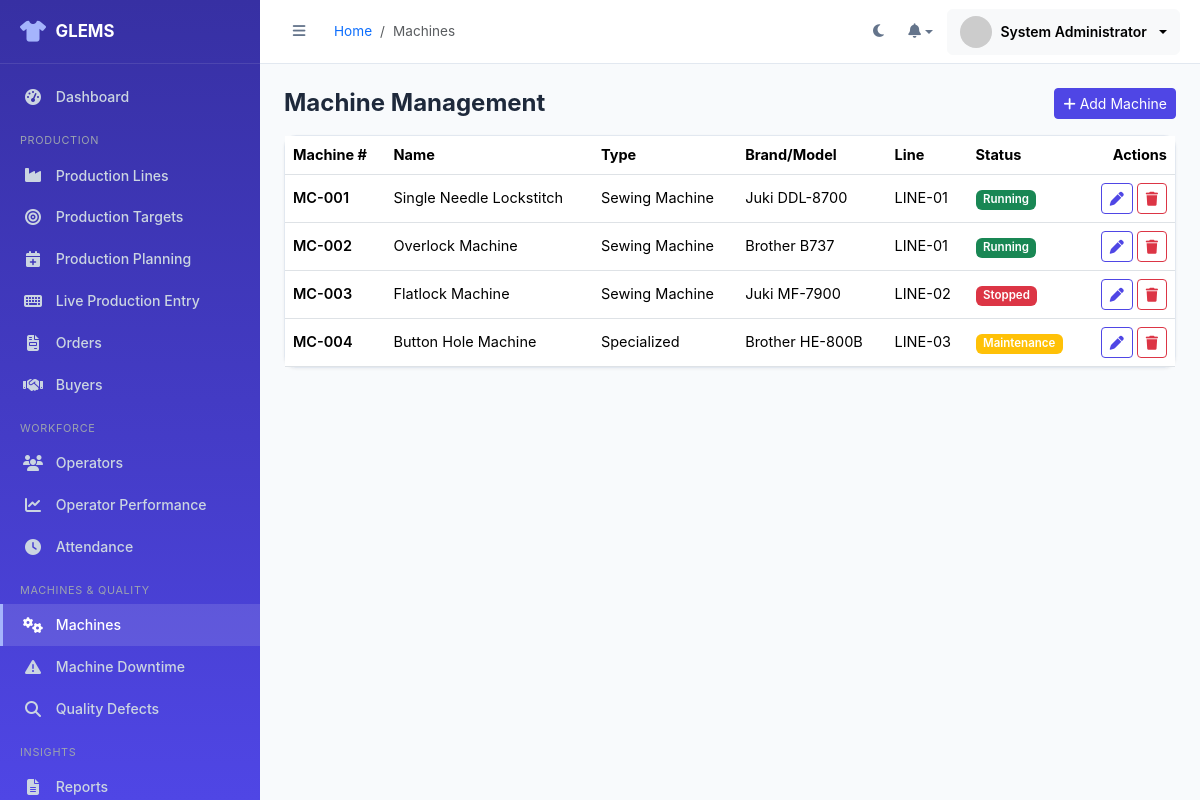
Screenshot of /admin/machines.php (signed in) with the database file from the repository.
### tables this page shows
CREATE TABLE machines (
    machine_id INT AUTO_INCREMENT PRIMARY KEY,
    machine_number VARCHAR(20) NOT NULL UNIQUE,
    machine_name VARCHAR(100) DEFAULT NULL,
    machine_type VARCHAR(50) DEFAULT NULL,
    brand VARCHAR(50) DEFAULT NULL,
    model VARCHAR(50) DEFAULT NULL,
    serial_number VARCHAR(50) DEFAULT NULL,
    purchase_date DATE DEFAULT NULL,
    warranty_expiry DATE DEFAULT NULL,
    line_id INT DEFAULT NULL,
    current_status ENUM('running','stopped','maintenance','idle') DEFAULT 'idle',
    machine_image VARCHAR(255) DEFAULT NULL,
    created_at DATETIME DEFAULT CURRENT_TIMESTAMP,
    FOREIGN KEY (line_id) REFERENCES production_lines(line_id) ON DELETE SET NULL
);

CREATE TABLE production_lines (
    line_id INT AUTO_INCREMENT PRIMARY KEY,
    line_number VARCHAR(20) NOT NULL UNIQUE,
    floor VARCHAR(30) DEFAULT NULL,
    department VARCHAR(50) DEFAULT NULL,
    buyer_id INT DEFAULT NULL,
    style_number VARCHAR(50) DEFAULT NULL,
    product_name VARCHAR(100) DEFAULT NULL,
    supervisor_id INT DEFAULT NULL,
    operator_count INT DEFAULT 0,
    machine_count INT DEFAULT 0,
    working_hours DECIMAL(4,2) DEFAULT 8.00,
    status ENUM('running','stopped','maintenance','idle') DEFAULT 'idle',
    created_at DATETIME DEFAULT CURRENT_TIMESTAMP,
    updated_at DATETIME DEFAULT CURRENT_TIMESTAMP ON UPDATE CURRENT_TIMESTAMP,
    FOREIGN KEY (buyer_id) REFERENCES buyers(buyer_id) ON DELETE SET NULL,
    FOREIGN KEY (supervisor_id) REFERENCES users(user_id) ON DELETE SET NULL
);

### admin/machines.php (the view, shortened to what this page needs)
<?php
$pdo = getDBConnection();
$machines = $pdo->query("SELECT m.*, pl.line_number FROM machines m LEFT JOIN production_lines pl ON pl.line_id=m.line_id ORDER BY m.machine_number")->fetchAll();
include BASE_PATH . '/includes/layout_start.php';
?>
<div class="d-flex justify-content-between align-items-center mb-3">
    <h4 class="fw-bold mb-0">Machine Management</h4>
    <button class="btn btn-primary btn-sm" data-bs-toggle="modal" data-bs-target="#mModal" onclick="resetMForm()"><i class="fa-solid fa-plus me-1"></i>Add Machine</button>
</div>
<div class="card"><div class="table-responsive">
<table class="table table-hover mb-0 align-middle">
<thead><tr><th>Machine #</th><th>Name</th><th>Type</th><th>Brand/Model</th><th>Line</th><th>Status</th><th class="text-end">Actions</th></tr></thead>
<tbody>
<?php foreach ($machines as $m): ?>
<tr>
    <td class="fw-semibold"><?= e($m['machine_number']) ?></td>
    <td><?= e($m['machine_name']) ?></td>
    <td><?= e($m['machine_type']) ?></td>
    <td><?= e($m['brand']) ?> <?= e($m['model']) ?></td>
    <td><?= e($m['line_number'] ?? '-') ?></td>
    <td><?= status_badge($m['current_status']) ?></td>
    <td class="text-end">
        <button class="btn btn-sm btn-outline-primary" onclick='editM(<?= json_encode($m) ?>)'><i class="fa-solid fa-pen"></i></button>
        <form method="POST" class="d-inline" onsubmit="return confirmDelete()">
            <button class="btn btn-sm btn-outline-danger"><i class="fa-solid fa-trash"></i></button>
        </form>
    </td>
</tr>
<?php endforeach; ?>
</tbody></table>
</div></div>
<?php include BASE_PATH . '/includes/layout_end.php'; ?>

### includes/functions.php (shortened to what this page needs)
<?php
function e(?string $value): string
{
    return htmlspecialchars($value ?? '', ENT_QUOTES, 'UTF-8');
}
function status_badge(string $status): string
{
    $map = [
        'active'      => 'success', 'running'  => 'success', 'resolved' => 'success',
        'inactive'    => 'secondary', 'idle'    => 'secondary',
        'stopped'     => 'danger',  'suspended' => 'danger', 'absent'   => 'danger',
        'maintenance' => 'warning', 'open'     => 'warning', 'pending'  => 'warning',
        'in_progress' => 'info',    'present'  => 'success', 'leave'    => 'info',
        'completed'   => 'primary', 'delayed'  => 'danger', 'cancelled' => 'secondary',
    ];
    $class = $map[$status] ?? 'secondary';
    $label = ucwords(str_replace('_', ' ', $status));
    return '<span class="badge bg-' . $class . '">' . e($label) . '</span>';
}

### assets/css/style.css (style rules this page uses)
:root { --glems-primary: #4F46E5; --glems-primary-light: #818CF8; --glems-primary-dark: #3730A3; --glems-success: #10B981; --glems-warning: #F59E0B; --glems-danger: #EF4444; --glems-accent: #06B6D4; --glems-bg: #F8FAFC; --glems-surface: #FFFFFF; --glems-border: #E2E8F0; --glems-text: #1E293B; --glems-text-muted: #64748B; --sidebar-width: 260px; --sidebar-collapsed: 78px; --header-height: 64px; --radius: 12px; --shadow-sm: 0 1px 3px rgba(15,23,42,0.06); --shadow-md: 0 4px 16px rgba(15,23,42,0.08); }
* { box-sizing: border-box; }
body { background: var(--glems-bg); color: var(--glems-text); font-family: 'Inter', 'Segoe UI', system-ui, sans-serif; font-size: 14.5px; transition: background .25s, color .25s; }
.card { border:1px solid var(--glems-border); border-radius:var(--radius); box-shadow:var(--shadow-sm); background:var(--glems-surface); }
.btn-primary { background:var(--glems-primary); border-color:var(--glems-primary); }
.btn-outline-primary { color:var(--glems-primary); border-color:var(--glems-primary); }
.badge { font-weight:600; font-size:.72rem; }

### rows the page displays
machines: machine_number "MC-001", machine_name "Single Needle Lockstitch", machine_type "Sewing Machine", brand "Juki", model "DDL-8700", line.line_number "LINE-01", current_status "Running"
machines: machine_number "MC-002", machine_name "Overlock Machine", machine_type "Sewing Machine", brand "Brother", model "B737", line.line_number "LINE-01", current_status "Running"
machines: machine_number "MC-003", machine_name "Flatlock Machine", machine_type "Sewing Machine", brand "Juki", model "MF-7900", line.line_number "LINE-02", current_status "Stopped"
machines: machine_number "MC-004", machine_name "Button Hole Machine", machine_type "Specialized", brand "Brother", model "HE-800B", line.line_number "LINE-03", current_status "Maintenance"

### other values shown
APP_NAME "GLEMS"
$label "Dashboard Production Lines Production Targets Production Planning Live Production Entry Orders Buyers Operators Operator Performance Attendance Machines Machine Downtime Quality Defects Reports"
$bc['label'] "Machines"
$_SESSION['full_name'] "System Administrator"
